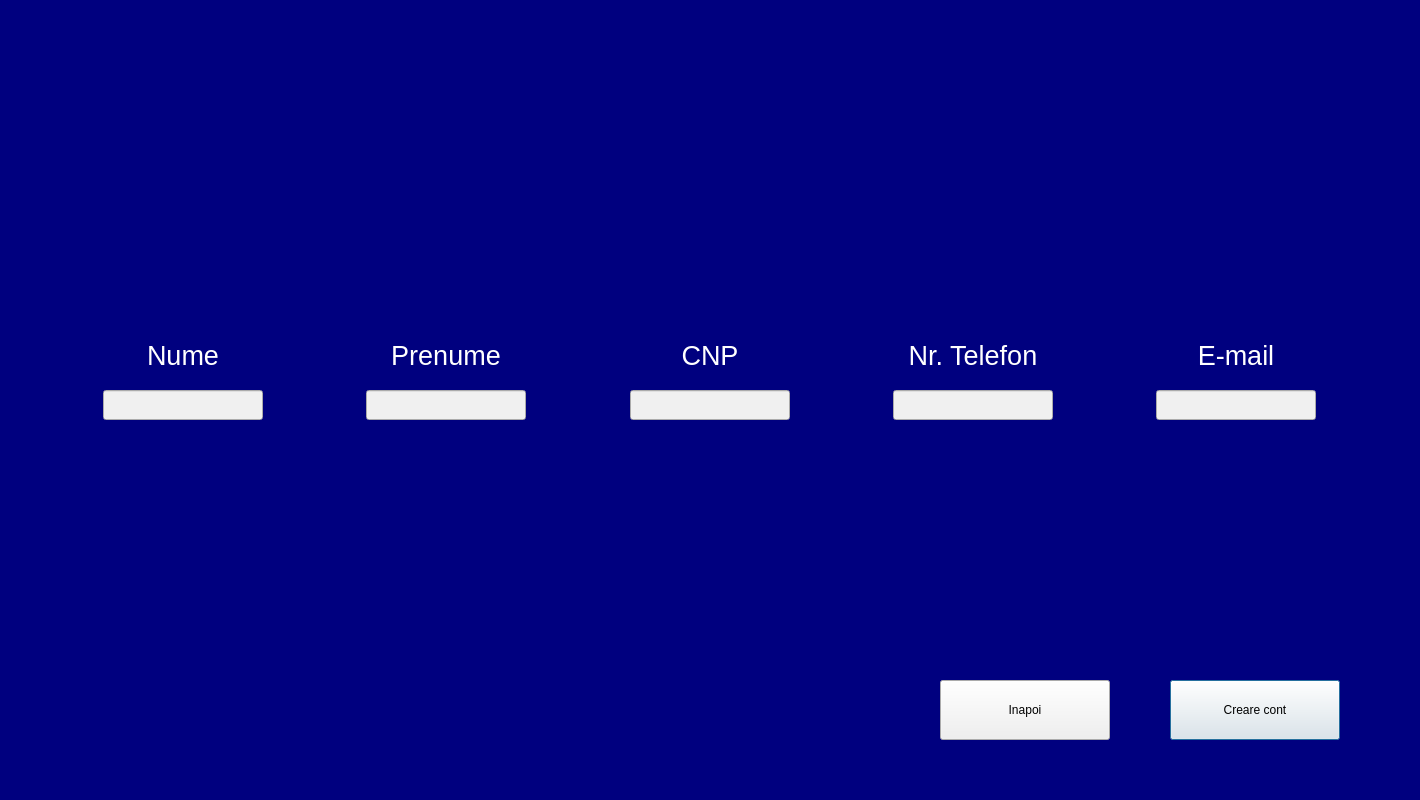
<?xml version="1.0" encoding="UTF-8"?>
<ui version="4.0">
 <class>Dialog</class>
 <widget class="QDialog" name="Dialog">
  <property name="geometry">
   <rect>
    <x>0</x>
    <y>0</y>
    <width>1420</width>
    <height>800</height>
   </rect>
  </property>
  <property name="windowTitle">
   <string>Dialog</string>
  </property>
  <property name="styleSheet">
   <string notr="true">background-color: rgb(0, 0, 127);</string>
  </property>
  <widget class="QLabel" name="label">
   <property name="geometry">
    <rect>
     <x>103</x>
     <y>340</y>
     <width>160</width>
     <height>31</height>
    </rect>
   </property>
   <property name="font">
    <font>
     <pointsize>20</pointsize>
    </font>
   </property>
   <property name="styleSheet">
    <string notr="true">color: rgb(255, 255, 255);</string>
   </property>
   <property name="text">
    <string>Nume</string>
   </property>
   <property name="alignment">
    <set>Qt::AlignCenter</set>
   </property>
  </widget>
  <widget class="QLineEdit" name="nume">
   <property name="geometry">
    <rect>
     <x>103</x>
     <y>390</y>
     <width>160</width>
     <height>30</height>
    </rect>
   </property>
   <property name="styleSheet">
    <string notr="true">background-color: rgb(240, 240, 240);
color: rgb(0, 0, 0);
font: 16pt &quot;Arial&quot;;a</string>
   </property>
   <property name="text">
    <string/>
   </property>
   <property name="alignment">
    <set>Qt::AlignLeading|Qt::AlignLeft|Qt::AlignVCenter</set>
   </property>
  </widget>
  <widget class="QLabel" name="label_2">
   <property name="geometry">
    <rect>
     <x>366</x>
     <y>340</y>
     <width>160</width>
     <height>31</height>
    </rect>
   </property>
   <property name="font">
    <font>
     <pointsize>20</pointsize>
    </font>
   </property>
   <property name="styleSheet">
    <string notr="true">color: rgb(255, 255, 255);</string>
   </property>
   <property name="text">
    <string>Prenume</string>
   </property>
   <property name="alignment">
    <set>Qt::AlignCenter</set>
   </property>
  </widget>
  <widget class="QLineEdit" name="prenume">
   <property name="geometry">
    <rect>
     <x>366</x>
     <y>390</y>
     <width>160</width>
     <height>30</height>
    </rect>
   </property>
   <property name="styleSheet">
    <string notr="true">background-color: rgb(240, 240, 240);
color: rgb(0, 0, 0);
font: 16pt &quot;Arial&quot;;a</string>
   </property>
   <property name="text">
    <string/>
   </property>
   <property name="alignment">
    <set>Qt::AlignLeading|Qt::AlignLeft|Qt::AlignVCenter</set>
   </property>
  </widget>
  <widget class="QLineEdit" name="cnp">
   <property name="geometry">
    <rect>
     <x>630</x>
     <y>390</y>
     <width>160</width>
     <height>30</height>
    </rect>
   </property>
   <property name="styleSheet">
    <string notr="true">background-color: rgb(240, 240, 240);
color: rgb(0, 0, 0);
font: 16pt &quot;Arial&quot;;a</string>
   </property>
   <property name="text">
    <string/>
   </property>
   <property name="alignment">
    <set>Qt::AlignLeading|Qt::AlignLeft|Qt::AlignVCenter</set>
   </property>
  </widget>
  <widget class="QLabel" name="label_3">
   <property name="geometry">
    <rect>
     <x>630</x>
     <y>340</y>
     <width>160</width>
     <height>31</height>
    </rect>
   </property>
   <property name="font">
    <font>
     <pointsize>20</pointsize>
    </font>
   </property>
   <property name="styleSheet">
    <string notr="true">color: rgb(255, 255, 255);</string>
   </property>
   <property name="text">
    <string>CNP</string>
   </property>
   <property name="alignment">
    <set>Qt::AlignCenter</set>
   </property>
  </widget>
  <widget class="QLabel" name="label_4">
   <property name="geometry">
    <rect>
     <x>893</x>
     <y>340</y>
     <width>160</width>
     <height>31</height>
    </rect>
   </property>
   <property name="font">
    <font>
     <pointsize>20</pointsize>
    </font>
   </property>
   <property name="styleSheet">
    <string notr="true">color: rgb(255, 255, 255);</string>
   </property>
   <property name="text">
    <string>Nr. Telefon</string>
   </property>
   <property name="alignment">
    <set>Qt::AlignCenter</set>
   </property>
  </widget>
  <widget class="QLineEdit" name="telefon">
   <property name="geometry">
    <rect>
     <x>893</x>
     <y>390</y>
     <width>160</width>
     <height>30</height>
    </rect>
   </property>
   <property name="styleSheet">
    <string notr="true">background-color: rgb(240, 240, 240);
color: rgb(0, 0, 0);
font: 16pt &quot;Arial&quot;;a</string>
   </property>
   <property name="text">
    <string/>
   </property>
   <property name="alignment">
    <set>Qt::AlignLeading|Qt::AlignLeft|Qt::AlignVCenter</set>
   </property>
  </widget>
  <widget class="QLineEdit" name="email">
   <property name="geometry">
    <rect>
     <x>1156</x>
     <y>390</y>
     <width>160</width>
     <height>30</height>
    </rect>
   </property>
   <property name="styleSheet">
    <string notr="true">background-color: rgb(240, 240, 240);
color: rgb(0, 0, 0);
font: 16pt &quot;Arial&quot;;a</string>
   </property>
   <property name="text">
    <string/>
   </property>
   <property name="alignment">
    <set>Qt::AlignLeading|Qt::AlignLeft|Qt::AlignVCenter</set>
   </property>
  </widget>
  <widget class="QLabel" name="label_5">
   <property name="geometry">
    <rect>
     <x>1156</x>
     <y>340</y>
     <width>160</width>
     <height>31</height>
    </rect>
   </property>
   <property name="font">
    <font>
     <pointsize>20</pointsize>
    </font>
   </property>
   <property name="styleSheet">
    <string notr="true">color: rgb(255, 255, 255);</string>
   </property>
   <property name="text">
    <string>E-mail</string>
   </property>
   <property name="alignment">
    <set>Qt::AlignCenter</set>
   </property>
  </widget>
  <widget class="QPushButton" name="creareCont">
   <property name="geometry">
    <rect>
     <x>1170</x>
     <y>680</y>
     <width>170</width>
     <height>60</height>
    </rect>
   </property>
   <property name="styleSheet">
    <string notr="true">background-color: rgb(240, 240, 240);
</string>
   </property>
   <property name="text">
    <string>Creare cont</string>
   </property>
  </widget>
  <widget class="QPushButton" name="butonInapoi">
   <property name="geometry">
    <rect>
     <x>940</x>
     <y>680</y>
     <width>170</width>
     <height>60</height>
    </rect>
   </property>
   <property name="styleSheet">
    <string notr="true">background-color: rgb(240, 240, 240);
</string>
   </property>
   <property name="text">
    <string>Inapoi</string>
   </property>
  </widget>
 </widget>
 <resources/>
 <connections/>
</ui>
